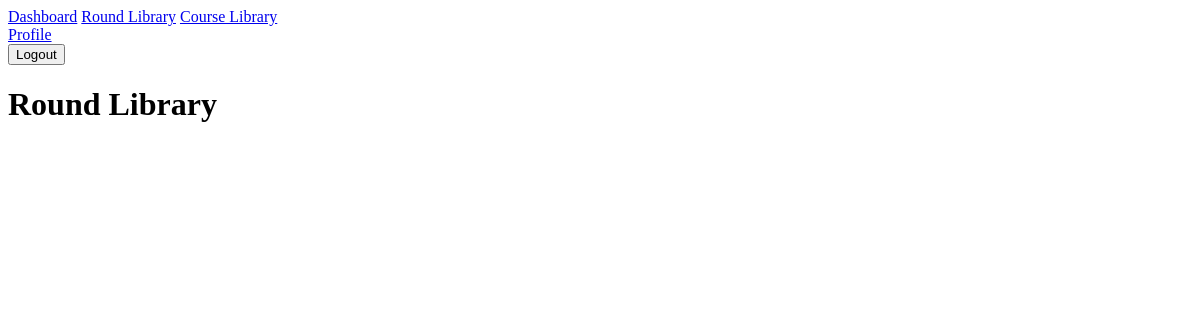
The page /roundslibrary/ (signed in) on the database as committed earlier.
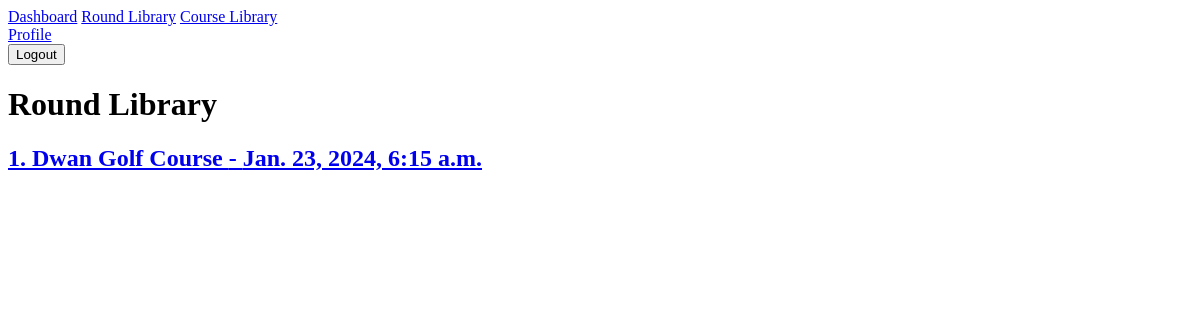
The same page on the database as committed later.
### rounds/models.py (models this page shows, shortened)
class Round(models.Model):
    ROUND_CHOICES = {
        "F9": "Front 9",
        "B9": "Back 9",
        "18": "18 Holes"
    }
    player = models.ForeignKey(User, on_delete=models.CASCADE)
    course = models.ForeignKey(Course, on_delete=models.SET_NULL, blank=True, null=True)
    tees = models.ForeignKey(Tee, on_delete=models.SET_NULL, blank=True, null=True)
    num_of_holes = models.CharField(max_length=2, choices=ROUND_CHOICES)
    datetime = models.DateTimeField(auto_now_add=True)
    weather_conditions = models.IntegerField(blank=True, null=True)
    public = models.BooleanField(default=False)

### courselibrary/models.py (models this page shows, shortened)
class Course(models.Model):
    HOLE_CHOICES = {
        "09": "9 Holes",
        "18": "18 Holes"
    }
    name = models.CharField(max_length=256)
    location = models.CharField(max_length=256, blank=True)
    date_created = models.DateTimeField(auto_now_add=True)
    last_updated = models.DateTimeField(auto_now_add=True)
    creator = models.ForeignKey(User, on_delete=models.SET_NULL, blank=True, null=True)
    verified = models.BooleanField(default=False)
    num_of_holes = models.CharField(max_length=2, choices=HOLE_CHOICES)

### rounds/views.py (the view)
# urls.py: path('roundslibrary/', views.RoundListView.as_view(), name='library'),
class RoundListView(LoginRequiredMixin, generic.ListView):
    template_name = 'rounds/roundlist.html'
    context_object_name = 'rounds_list'
    def get_queryset(self) -> QuerySet[Any]:
        return Round.objects.filter(player=self.request.user).order_by('-datetime')[:100]

### rounds/templates/rounds/roundlist.html
{% extends "rounds/base.html" %}
{% block content %}
    <h1>Round Library</h1>
    <div>
        {% for round in rounds_list %}
            <a href="{% url 'rounds:detail' round.id %}"><h2>{{ forloop.counter }}. {{ round.course.name }} - {{ round.datetime }}</h2></a>
        {% endfor %}
    </div>
{% endblock content %}

Rows that differ between the two databases and show on the page:
added Round: course.name "Dwan Golf Course", datetime "Jan. 23, 2024, 6:15 a.m."
